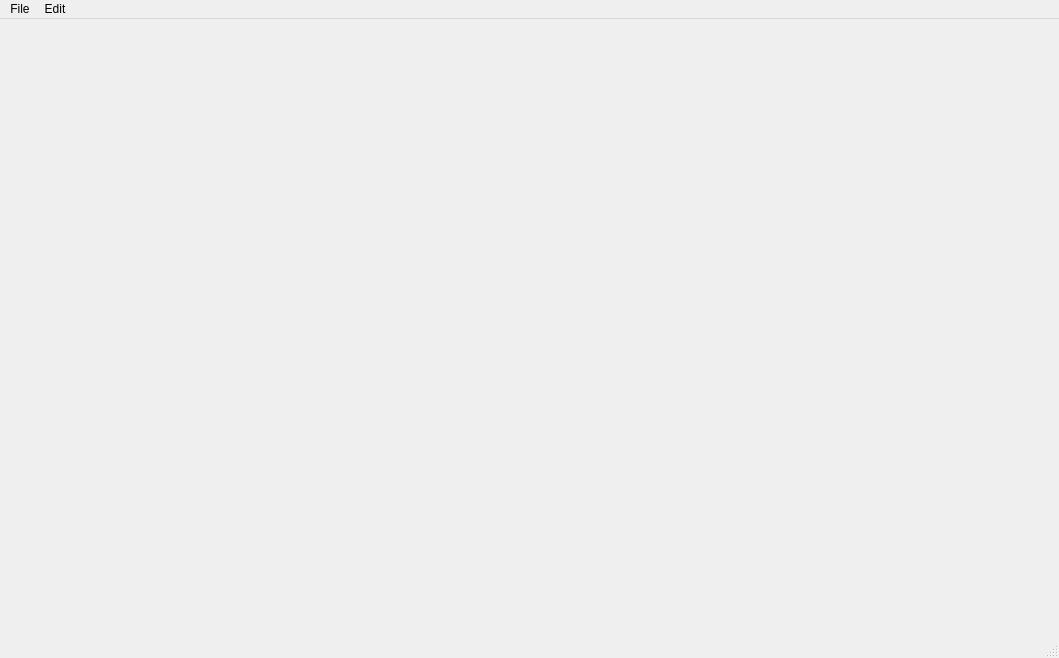
<?xml version="1.0" encoding="UTF-8"?>
<ui version="4.0">
 <class>MainWindow</class>
 <widget class="QMainWindow" name="MainWindow">
  <property name="geometry">
   <rect>
    <x>0</x>
    <y>0</y>
    <width>1059</width>
    <height>658</height>
   </rect>
  </property>
  <property name="windowTitle">
   <string>MainWindow</string>
  </property>
  <widget class="QWidget" name="centralwidget"/>
  <widget class="QMenuBar" name="menubar">
   <property name="geometry">
    <rect>
     <x>0</x>
     <y>0</y>
     <width>1059</width>
     <height>21</height>
    </rect>
   </property>
   <widget class="QMenu" name="menuFile">
    <property name="title">
     <string>File&amp;</string>
    </property>
    <addaction name="actionNew_Project"/>
    <addaction name="actionOpen_Project"/>
       <addaction name="actionSave_Project"/>
    <addaction name="actionSetting"/>
    <addaction name="actionExit"/>
   </widget>
   <widget class="QMenu" name="menuEdit">
    <property name="title">
     <string>Edit</string>
    </property>
   </widget>
   <addaction name="menuFile"/>
   <addaction name="menuEdit"/>
  </widget>
  <widget class="QStatusBar" name="statusbar"/>
  <action name="actionNew_Project">
   <property name="text">
    <string>New Project</string>
   </property>
  </action>
  <action name="actionOpen_Project">
   <property name="text">
    <string>Open Project</string>
   </property>
  </action>
  <action name="actionSetting">
   <property name="text">
    <string>Setting</string>
   </property>
  </action>
  <action name="actionExit">
   <property name="text">
    <string>Exit</string>
   </property>
  </action>
     <action name="actionSave_Project">
         <property name="text">
             <string>Save Project</string>
         </property>
     </action>
 </widget>
 <resources/>
 <connections/>
</ui>
